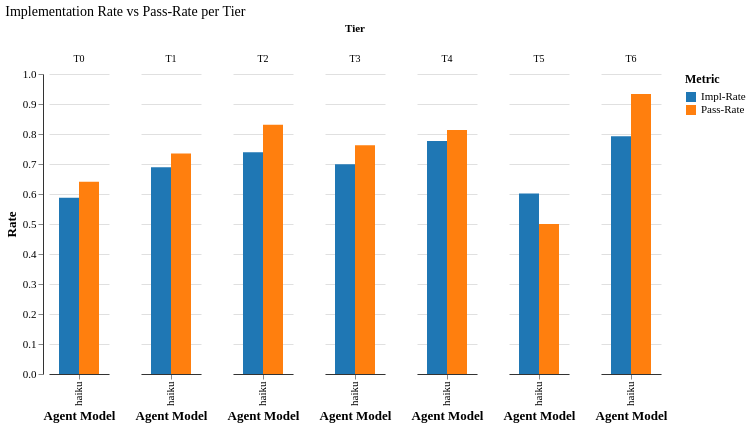

Describe this chart as a Vega-Lite specification.
### Vega-Lite specification from a JSON file in a GitHub repository (floating-point values rounded to 4 significant figures)
{"config": {"font": "serif", "axis": {"labelFontSize": 11, "titleFontSize": 13, "gridColor": "#e0e0e0", "domainColor": "#333333"}, "legend": {"labelFontSize": 11, "titleFontSize": 12}, "title": {"fontSize": 14, "anchor": "start", "fontWeight": "normal"}, "view": {"stroke": null, "continuousWidth": 400, "continuousHeight": 300}, "mark": {"tooltip": true}}, "data": {"name": "data-faa87eb6c7e4e6ceda882cc393e63eec"}, "facet": {"column": {"field": "tier", "sort": ["T0", "T1", "T2", "T3", "T4", "T5", "T6"], "title": "Tier", "type": "ordinal"}}, "spec": {"mark": {"type": "bar"}, "encoding": {"color": {"field": "metric", "scale": {"domain": ["Impl-Rate", "Pass-Rate"], "range": ["#1f77b4", "#ff7f0e"]}, "title": "Metric", "type": "nominal"}, "tooltip": [{"field": "agent_model", "title": "Model", "type": "nominal"}, {"field": "tier", "title": "Tier", "type": "ordinal"}, {"field": "metric", "title": "Metric", "type": "nominal"}, {"field": "value", "format": ".3f", "title": "Rate", "type": "quantitative"}], "x": {"field": "agent_model", "title": "Agent Model", "type": "nominal"}, "xOffset": {"field": "metric", "type": "nominal"}, "y": {"field": "value", "scale": {"domain": [0, 1]}, "title": "Rate", "type": "quantitative"}}}, "resolve": {"scale": {"x": "independent"}}, "title": "Implementation Rate vs Pass-Rate per Tier", "$schema": "https://vega.github.io/schema/vega-lite/v6.1.0.json", "datasets": {"data-faa87eb6c7e4e6ceda882cc393e63eec": [{"agent_model": "haiku", "tier": "T0", "metric": "Impl-Rate", "value": 0.5874}, {"agent_model": "haiku", "tier": "T0", "metric": "Pass-Rate", "value": 0.641}, {"agent_model": "haiku", "tier": "T1", "metric": "Impl-Rate", "value": 0.6895}, {"agent_model": "haiku", "tier": "T1", "metric": "Pass-Rate", "value": 0.7349}, {"agent_model": "haiku", "tier": "T2", "metric": "Impl-Rate", "value": 0.7394}, {"agent_model": "haiku", "tier": "T2", "metric": "Pass-Rate", "value": 0.8308}, {"agent_model": "haiku", "tier": "T3", "metric": "Impl-Rate", "value": 0.6995}, {"agent_model": "haiku", "tier": "T3", "metric": "Pass-Rate", "value": 0.7623}, {"agent_model": "haiku", "tier": "T4", "metric": "Impl-Rate", "value": 0.7766}, {"agent_model": "haiku", "tier": "T4", "metric": "Pass-Rate", "value": 0.813}, {"agent_model": "haiku", "tier": "T5", "metric": "Impl-Rate", "value": 0.6017}, {"agent_model": "haiku", "tier": "T5", "metric": "Pass-Rate", "value": 0.5}, {"agent_model": "haiku", "tier": "T6", "metric": "Impl-Rate", "value": 0.7923}, {"agent_model": "haiku", "tier": "T6", "metric": "Pass-Rate", "value": 0.9333}]}}
